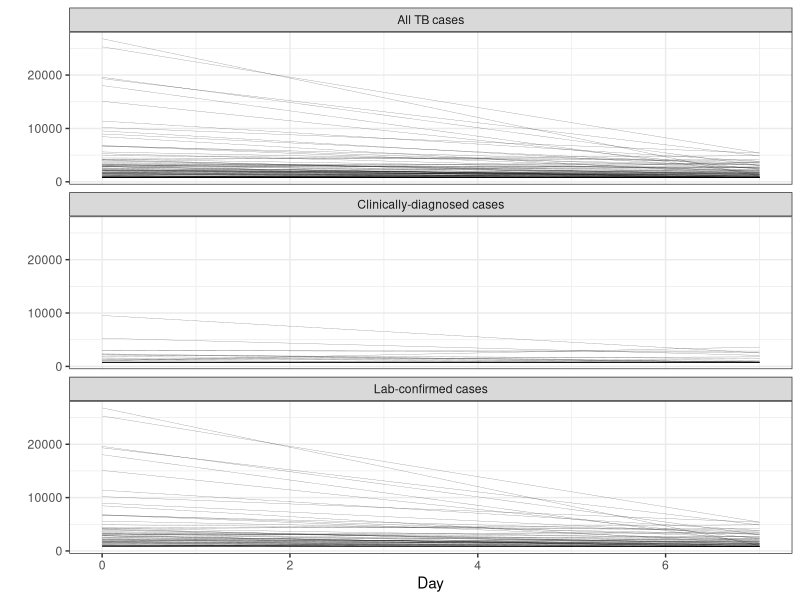
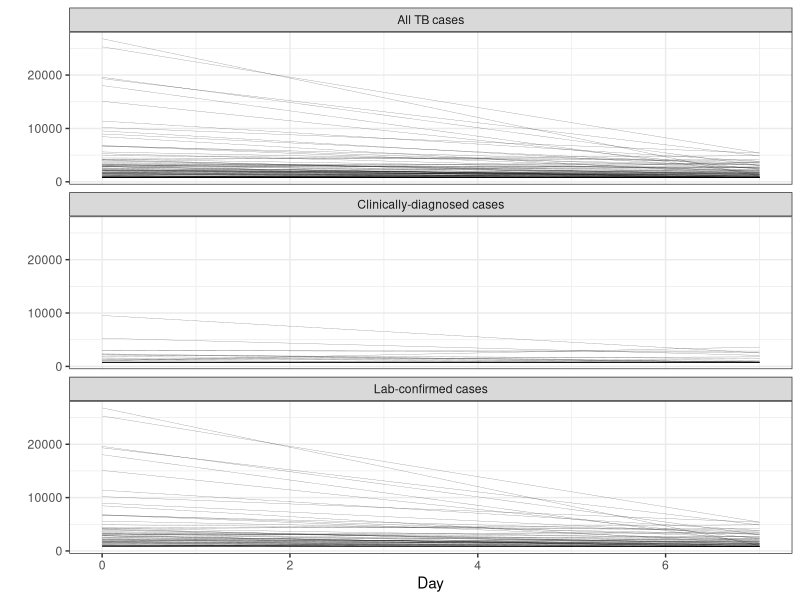

The R source for these figures, in order:
library(readxl)
library(tidyverse)

# Readin 
df <- read_excel('stupid graph.xlsx')

# Define categories
categories <- c(rep('All TB cases', 3),
                rep('Lab-confirmed cases', 3),
                rep('Clinically-diagnosed cases', 3))

unique_categories <- unique(categories)

counter <- 1
for (i in 1:length(unique_categories)){
  this_category <- unique_categories[i]
  x <- read_excel('stupid graph.xlsx',
                  skip = 1)[, which(categories == this_category)]
  x$category <- this_category
  x$id <- counter:(nrow(x) + counter - 1)
  if(i == 1){
    df <- x
  } else {
    df <- bind_rows(x,
                    df)
  }
}

# Gather
df <- gather(df,
             day, 
             value,
             `Day 0` : `Day 60`)
df$day <- as.numeric(gsub('Day ', '', df$day))

# Plot
ggplot(data = df %>%
         filter(day <= 7),
       aes(x = day,
           y = value,
           group = id)) +
  geom_line(lwd = 0.1,
            alpha = 0.5) +
  facet_wrap(~category, ncol = 1) +
  theme_bw() +
  xlab('Day') +
  ylab('')
ggsave('plot.pdf')

# Statistical test for lab vs clinic
fit <- lm(value ~ day + category,
          data = df %>%
            filter(day <= 7,
                   category != 'All TB cases'))
summary(fit)
